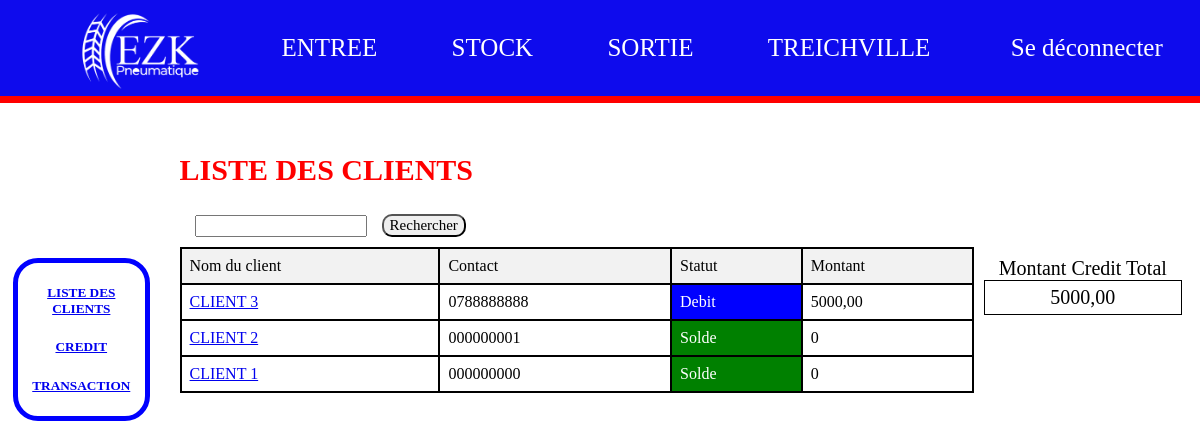
/listclient (signed in), run on the app's committed database.
### myapp/models.py (models this page shows, shortened)
class Client(models.Model):
    idClient = models.AutoField(primary_key=True)
    Nom = models.CharField(max_length=45)
    Contact = models.CharField(max_length=45)
    Statut = models.BooleanField(default=True)
    etat_compte = models.IntegerField(default=1)
    def montant_total_restant(self):
        latest_record = Historique.objects.filter(Client=self).order_by('-idHistorique').first()
        if latest_record :
            return latest_record.Montant_Restant
        else:
            return 0
    class Meta:
        db_table = 'Client'
        verbose_name = 'Client'
        verbose_name_plural = 'Clients'

class Historique(models.Model):
    idHistorique = models.AutoField(primary_key=True)
    Date_Achat = models.DateTimeField()
    Designation = models.CharField(max_length=45)
    Montant_Total = models.DecimalField(max_digits=10, decimal_places=2)
    Montant_Paye = models.DecimalField(max_digits=10, decimal_places=2)
    Montant_Restant = models.DecimalField(max_digits=10, decimal_places=2)
    Client = models.ForeignKey(Client, on_delete=models.CASCADE)
    class Meta:
        db_table = 'Historique'
        verbose_name = 'Historique'
        verbose_name_plural = 'Historiques'

### myapp/views.py (the view)
# urls.py: path("listclient", views.list_client, name="list_client"),
def list_client(request):
    try:
        admin = Administrateur.objects.get(idAdministrateur = request.session["user_connect"])
    except:
        return redirect("myapp:PageConnexion")
    if admin is not None:
        if request.method == "POST":
            search_bar = request.POST.get("search")
            if search_bar:
                resultat = Client.objects.filter(
                    Nom__icontains=search_bar) | Client.objects.filter(
                    Nom__startswith=search_bar) | Client.objects.filter(
                    Contact__startswith=search_bar) | Client.objects.filter(Statut__icontains=search_bar)
                montant_total_restant = 0
                for client in resultat:
                    if (client.montant_restant() - client.montant_paye_history()) >= 0:
                        montant_total_restant += (client.montant_restant() - client.montant_paye_history())
                context = {
                    "clients": resultat,
                    "montant_credt": montant_total_restant
                }
                return render(request, "listclient.html", context)
        else:
            list_client = Client.objects.all().order_by("-idClient")
            montant_total_restant = 0
            for client in list_client:
                montant_total_restant += client.montant_total_restant()
            context = {
                "clients": list_client,
                "montant_credit": montant_total_restant
            }
            return render(request, "listclient.html", context)

### myapp/templates/listclient.html (shortened to what this page needs)
{% load static %}
<!DOCTYPE html>
<html lang="en">
  <head>
    <link rel="stylesheet" href="{% static 'CSS/style.css' %}" />
  </head>
  <body>
    {% include 'header.html'%}
    <main>
      <section>
        {% include 'sidebar.html'%}
        <div class="right">
            <div class="search">
              <div><h1 style="color:red;">LISTE DES CLIENTS</h1></div>
              <form action="{% url 'myapp:list_client' %}" method="post">
                <input type="search" name="search" required>
                &nbsp;&nbsp;<input type="submit" value="Rechercher" style="border-radius: 10px;">
            </form>
            </div>
          <div class="resultat">
            <div class="all">
              {% if clients %}
              <table>
                <thead>
                  <tr>
                    <td>Nom du client</td>
                    <td>Contact</td>
                    <td>Statut</td>
                    <td>Montant</td>
                  </tr>
                </thead>
                <tbody>
                  {% for client in clients %}
                    <tr>
                      <td><a href="{% url 'myapp:historique' client.idClient %}">{{client.Nom}}</a></td>
                      <td>{{client.Contact}}</td>
                      {% if client.montant_total_restant < 0 %}
                        <td class="credit">Credit</td>
                      {% elif client.montant_total_restant == 0 %}
                        <td class="solde">Solde</td>
                      {% else %}
                        <td class="debit">Debit</td>
                      {% endif %}
                      <td>{{ client.montant_total_restant }}</td>
                    </tr>
                  {% endfor %}
                {% else %}
                  <h2>AUCUN CLIENT !</h2>
                {% endif %}
                </tbody>
              </table>
            </div>
            {% if clients %}
            <div class="total">
              <span>Montant Credit Total</span>
                <div class="boite">
                  {% if montant_credit %}
                  {{montant_credit}}
                  {%else%}
                  0
                  {%endif%}
                </div>
            </div>
            {% endif %}
          </div>
        </div>
      </section>
    </main>
  </body>
</html>

### myapp/static/CSS/style.css (style rules this page uses)
* { font-family: "Times News Roman"; }
main { padding-top: 120px; }
main section { display: flex; }
main section .right { flex: 8; margin-left: 15px; }
main section .right .search { margin-bottom: 10px; font-size: 20px; }
main section .right .search select, main section .right .search input[type="submit"], main section .right .search input[type="text"] { font-size: 15px; }
main section .right .resultat { display: flex; }
main section .right .resultat .all { flex: 8; }
main section .right .resultat .total { text-align: center; padding: 10px; font-size: 20px; flex: 2; }
main section .right .resultat .total .boite { padding: 5px; border: solid 1px black; margin-bottom: 10px; }
main section .right .resultat .all table { border-collapse: collapse; width: 100%; border: 2px solid black; }
main section .right .resultat .all table, main section .right .resultat .all table td { border: 2px solid black; }
main section .right .resultat .all table thead { border: 2px solid black; background-color: #f2f2f2; }
main section .right .resultat .all table td { padding: 8px; }
.solde { background-color: green; color: #fff; }
.debit { background-color: blue; color: #fff; }

### data on the page
Client: Nom "CLIENT 3", Contact "0788888888", shows "Debit", montant_total_restant "5000,00"
Client: Nom "CLIENT 2", Contact "000000001", shows "Solde", montant_total_restant "0"
Client: Nom "CLIENT 1", Contact "000000000", shows "Solde", montant_total_restant "0"

### other printed values
{{ montant_credit }} "5000,00"
